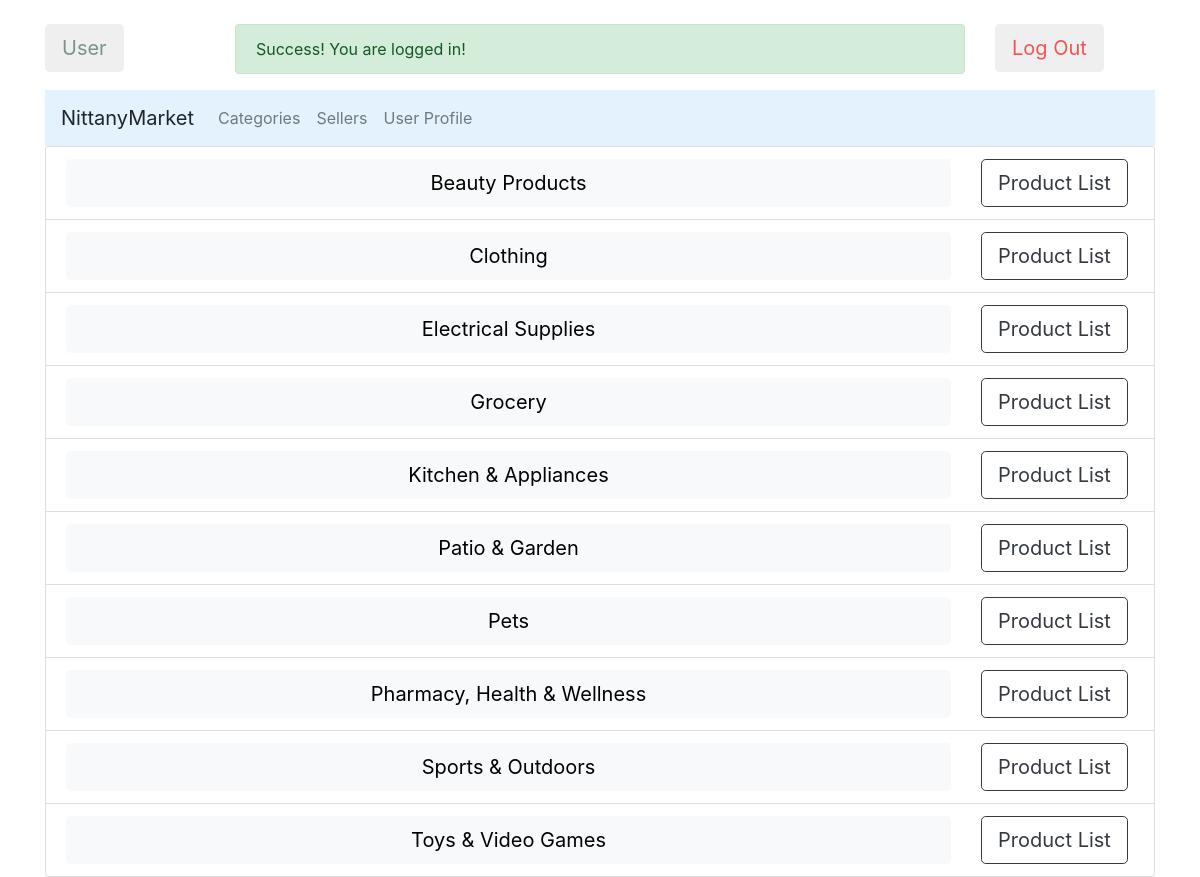
The page /category on the database its author committed.
### tables this page shows
CREATE TABLE Categories(parent_category STRING,category_name STRING UNIQUE);

### app.py (the view)
@app.route('/category', methods=['POST', 'GET'])
def category():
    connection = sql.connect('database.db')
    cursor = connection.cursor()
    if request.method == 'GET':
        email = request.cookies.get('email')
        result = cursor.execute('SELECT DISTINCT category_name FROM Categories WHERE parent_category="Root";')
        return render_template('./category/category.html', result=result, info=infoPackUp(email))
    if request.method == 'POST':
        email = request.cookies.get('email')
        category = request.form['category']
        result = cursor.execute('SELECT DISTINCT category_name FROM Categories WHERE parent_category=?;', (category, ))
        return render_template('./category/category.html', result=result, info=infoPackUp(email))

### app.py (called while the page is built)
def infoPackUp(email):
    info = [email]
    info.append(isBuyer(email))
    info.append(isSeller(email))
    info.append(isAdmin(email))
    info.append(isLocalVendor(email))
    return info

def isAdmin(email):
    connection = sql.connect('database.db')
    cursor = connection.cursor()
    cursor.execute("SELECT * FROM Admin WHERE email=?;", (email, ))
    row = cursor.fetchone()
    if row is None:
        return False
    else:
        return True

def isSeller(email):
    connection = sql.connect('database.db')
    cursor = connection.cursor()
    cursor.execute("SELECT * FROM Sellers WHERE email=?;", (email, ))
    row = cursor.fetchone()
    if row is None:
        return False
    else:
        return True

def isBuyer(email):
    connection = sql.connect('database.db')
    cursor = connection.cursor()
    cursor.execute("SELECT * FROM Buyers WHERE email=?;", (email, ))
    row = cursor.fetchone()
    if row is None:
        return False
    else:
        return True

def isLocalVendor(email):
    connection = sql.connect('database.db')
    cursor = connection.cursor()
    cursor.execute("SELECT * FROM Local_Vendors WHERE email=?;", (email, ))
    row = cursor.fetchone()
    if row is None:
        return False
    else:
        return True

### templates/category/category.html
{% extends "dashboard.html" %} {% block content %}
<div class="card">
  <ul class="list-group list-group-flush">
    {% for category in result %} {% set trimmedCategory = category|replace("('",
    "")|replace("',)", "") %}
    <li class="list-group-item">
      <div class="row" id="{{trimmedCategory}}">
        <div class="col-10">
          <button
            type="button"
            class="btn bg-light btn-lg btn-block"
            onclick="openWindowWithPost('/category_2', {'category':this.parentNode.parentNode.id})"
          >
            {{trimmedCategory}}
          </button>
        </div>
        <div class="col-2">
          <button
            type="button"
            class="btn btn-lg btn-outline-dark"
            onclick="openWindowWithPost('/product_list', {'category':this.parentNode.parentNode.id})"
          >
            Product List
          </button>
        </div>
      </div>
    </li>
    {% endfor %}
  </ul>
</div>
{% endblock %}

### templates/dashboard.html (shortened to what this page needs)
<!DOCTYPE html>
<html lang="en">
  <head>
    <link
      rel="stylesheet"
      href="https://cdn.jsdelivr.net/npm/bootstrap@4.0.0/dist/css/bootstrap.min.css"
    />
  </head>
  <body>
    <div class="container pt-4">
      <div class="row">
        <div class="col-2">
          {% if info[3] %}
          <button
            type="button"
            class="btn btn-lg btn-outline-danger target"
            data-toggle="popover"
            data-placement="bottom"
            data-trigger="focus"
            title="{{info[0]}}"
            data-content="You are an admin."
          >
            Admin
          </button>
          {% else %}
          <button
            type="button"
            class="btn btn-lg target"
            data-toggle="popover"
            data-placement="bottom"
            data-trigger="focus"
            title="{{info[0]}}"
            style="color: #78938a"
            data-content="You are a user."
          >
            User
          </button>
          {% endif %}
        </div>
        <div class="col-8">
          <div class="alert alert-success" role="alert">
            Success! You are logged in!
          </div>
        </div>
        <div class="col-2">
          <button
            id="back"
            type="button"
            class="btn btn-lg"
            style="color: #f55353"
          >
            Log Out
          </button>
        </div>
      </div>
      <nav
        class="navbar navbar-expand-lg navbar-light"
        style="background-color: #e3f2fd"
      >
        <a class="navbar-brand pointer" id="nittany-market">NittanyMarket</a>
        <div
          class="collapse navbar-collapse text-light"
          id="navbarSupportedContent"
          background-color="red"
        >
          <ul class="navbar-nav mr-auto">
            <li class="nav-item pointer">
              <a class="nav-link nav-tag" id="categories">Categories</a>
            </li>
            <li class="nav-item pointer">
              <a class="nav-link nav-tag" id="sellers">Sellers</a>
            </li>
            <li class="nav-item pointer">
              <a class="nav-link nav-tag" id="profile">User Profile</a>
            </li>
          </ul>
        </div>
      </nav>
      {% block content %}{% endblock %}
    </div>
  </body>
</html>

### templates/dashboard.html (style rules this page uses)
.pointer { cursor: pointer; }

### rows shown on the page
Categories: category_name "Beauty Products"
Categories: category_name "Clothing"
Categories: category_name "Electrical Supplies"
Categories: category_name "Grocery"
Categories: category_name "Kitchen & Appliances"
Categories: category_name "Patio & Garden"
Categories: category_name "Pets"
Categories: category_name "Pharmacy, Health & Wellness"
Categories: category_name "Sports & Outdoors"
Categories: category_name "Toys & Video Games"
